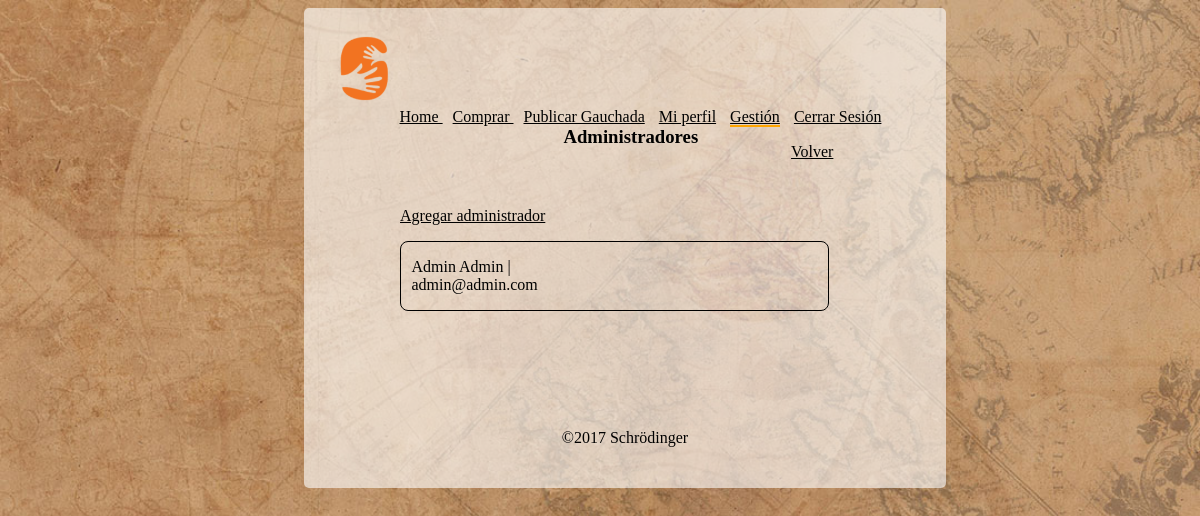
Screenshot of /abmAdmin.php (signed in) with the database file from the repository.
### tables this page shows
CREATE TABLE `usuario` (
  `idUsuario` int(10) unsigned NOT NULL AUTO_INCREMENT,
  `nombre` varchar(45) DEFAULT NULL,
  `apellido` varchar(45) DEFAULT NULL,
  `mail` varchar(45) DEFAULT NULL,
  `foto` varchar(254) DEFAULT NULL,
  `clave` varchar(64) DEFAULT NULL,
  `telefono` varchar(45) DEFAULT NULL,
  `nacimiento` date DEFAULT NULL,
  `puntaje` int(11) DEFAULT NULL,
  `nivelUsuario` tinyint(1) NOT NULL,
  `editado` timestamp NULL DEFAULT CURRENT_TIMESTAMP ON UPDATE CURRENT_TIMESTAMP,
  `creado` timestamp NULL DEFAULT CURRENT_TIMESTAMP,
  PRIMARY KEY (`idUsuario`)
);

### bd.php (called while the page is built, shortened)
<?php
function conexion($srv='localhost',$usr='root',$pass='',$bd='mydb'){
	$con = mysqli_connect($srv,$usr,$pass,$bd);
	if ($con) {
		return $con;
	} else return false;
}
function fetch($query='',$individual=false){
	$con = conexion();
	$res = mysqli_query($con,$query);
	$data=array();
	while ( $row = mysqli_fetch_assoc($res) ) {
		$data[] = $row;
	}
	if ( !$individual ) {
		return $data;
	} else {
		return $data[0];
	}
}

### abmAdmin.php (the view, shortened to what this page needs)
<?php $pag='Gestión';
require 'includes/encabezadoLog.php';
$msj[2]['type'] = "ok";  ?>
<?php $titulo="Administradores"; $pag="gestion.php"?>
<div class="menu">
		 	<p><h3 class="titulo"><?php echo $titulo; ?></h3>
		 	<div id="volver">
			 	<a href="<?php echo $pag; ?>">Volver</a>
			 </div>
</div>
<?php if ($_SESSION['logueado'] && $_SESSION['admin'] == 1) {
		if (isset($_GET['op']) && $_GET['op']=='add') {
			if (isset($_GET['id'])) {
				$id=$_GET['id'];
				$query="UPDATE `usuario` SET `nivelUsuario`='1' WHERE `idUsuario`='$id';";
				accion($query);
				$subject="Sos usuario administrador!";
				$comment="De ahora en más tendrás todos los beneficios de administración :D";
				$foto="img/add.png";
				$query="INSERT INTO `mensaje` (`usuarioId`, `titulo`, `contenido`, `foto`, `categoria`) VALUES ('$id', '$subject', '$comment', '$foto', '4')";
				accion($query);
				header("location:abmAdmin.php?op=add&m=2");
			}
			$query="SELECT nombre,
							 apellido,
							 mail,
							 nivelUsuario,
							idUsuario
					FROM usuario";
			$usuarios=fetch($query); ?>
			<div id="cajita">
		<?php foreach ($usuarios as $value) { ?>
			<div id='cont' style="width:80%;">
				<p style="width:60%;"><?php echo $value['nombre'],' ', $value['apellido'], ' | ', $value['mail']; ?></p>
				<?php if ($value['nivelUsuario']==0) { ?>
					<div id="opt" class="opt" style="margin-top:-8%;">
						<a href="abmAdmin.php?op=add&id=<?php echo $value['idUsuario']; ?>">Hacer admin</a>
					</div>
				<?php } else { ?> <p style="float:right; color:orange; margin-top: -9%; margin-right:-5%; font-weight: bolder;"> Administrador </p> <?php } ?>
			</div>
			<?php }  ?>
			</div>
		<?php } else {
?>
	<section id="cajita">
		<div id="admin">
			<a href="abmAdmin.php?op=add">Agregar administrador</a>
		</div>
		<?php $query="SELECT nombre,
							 apellido,
							 mail,
							idUsuario
						FROM usuario WHERE nivelusuario=1";
		$admins=fetch($query);
		foreach ($admins as $value) { ?>
			<div id="cont" style="width:80%;">
				<p style="width:50%;"><?php echo $value['nombre'],' ', $value['apellido'], ' | ', $value['mail']; ?></p>
			</div>
		<?php }  ?>
	</section>
<?php } ?>
<?php } ?>
<?php require 'includes/footer.php'; ?>

### styles/style.css (style rules this page uses)
body { background-image: url(../img/mapa3.jpg); background-repeat:repeat; background-attachment: fixed; background-size: cover; }
.menu { margin: 10%; clear: both; }
.titulo { margin-left: 37%; }
#volver { margin-bottom: 51px; margin-right: 6%; width: 20%; float: right; margin-top: -5%; }
#volver a { float:right; color: black; }
#cont { margin-top: 3%; width: 70%; border: solid 1px; padding-left: 2%; border-radius: 8px; }
#cont p { width: 30%; }
#cajita { margin-left: 12%; margin-bottom: 20%; }
#admin a { color:black; }

### rows the page displays
usuario: nombre "Admin", apellido "Admin", mail "admin@admin.com"

### other values shown
$titulo "Administradores"
